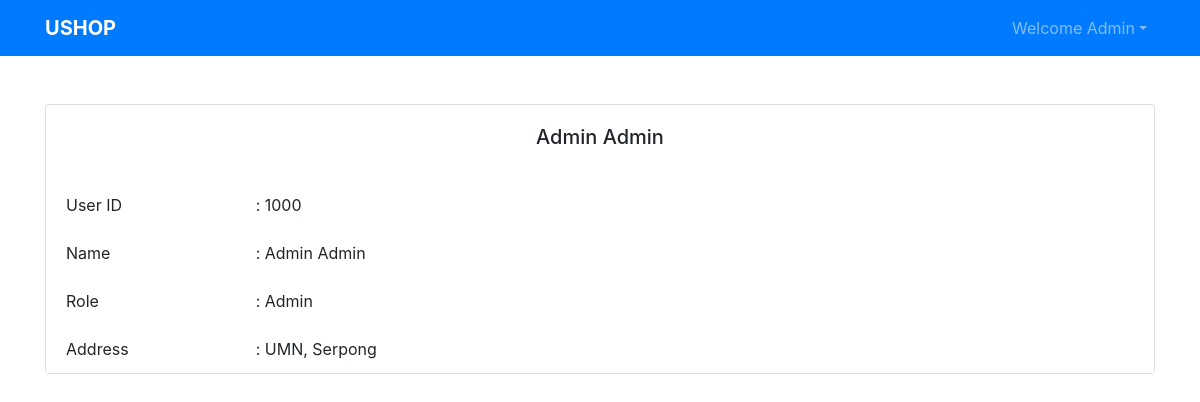
The page /view/account.php (signed in) on the database its author committed.
### tables this page shows
CREATE TABLE `user` (
  `user_id` varchar(10) NOT NULL,
  `password` varchar(255) NOT NULL,
  `first_name` varchar(255) NOT NULL,
  `last_name` varchar(255) NOT NULL,
  `role_id` int(11) NOT NULL,
  `address` varchar(255) NOT NULL
);

CREATE TABLE `role` (
  `role_id` int(11) NOT NULL,
  `role_name` varchar(255) NOT NULL,
  `role_desc` varchar(255) NOT NULL
);

### include/db.php (called while the page is built, shortened)
<?php
    class DBH
    {
        public function __construct()
        {
            $this->db = new PDO("mysql:host=localhost;dbname=ushop;charset=gbk", "root", "");
        }
    }
?>

### model/user.php (called while the page is built, shortened)
<?php
include_once '../include/db.php';
class User extends DBH
{
    public function role($role_id)
    {
        $query = $this->db->prepare("SELECT * FROM `role` WHERE `role_id` = ?");
        $query->execute([$role_id]);
        $result = $query->fetch();
        return $result['role_name'];
    }
    public function specificUser($user_id)
    {
        $query = $this->db->prepare("SELECT * FROM `user` WHERE `user_id` = ?");
        $query->execute([$user_id]);
        return $query->fetch();
    }
}
?>

### view/account.php (the view)
<?php
include 'header.php';
include '../model/user.php';
$user = new User();
$current = $user->specificUser($_SESSION['user']);
?>
<div class="container">
    <div class="card mx-auto mt-5">
        <div class="card-body">
            <h5 class="card-title text-center"><?= $current['first_name'] . " " . $current['last_name'] ?></h5>
        </div>
        <div class="row">
            <div class="col-2">
                <ul class="list-group list-group-flush">
                    <li class="list-group-item">User ID </li>
                    <li class="list-group-item">Name </li>
                    <li class="list-group-item">Role </li>
                    <li class="list-group-item">Address </li>
                </ul>
            </div>
            <div class="col-10">
                <ul class="list-group list-group-flush">
                    <li class="list-group-item"> : <?= $current['user_id'] ?></li>
                    <li class="list-group-item"> : <?= $current['first_name'] . " " . $current['last_name'] ?></li>
                    <li class="list-group-item"> : <?= $user->role($current['role_id']) ?></li>
                    <li class="list-group-item"> : <?= $current['address'] ?></li>
                </ul>
            </div>
        </div>
    </div>
</div>

### rows shown on the page
user: first_name "Admin", last_name "Admin", user_id "1000", role.role_name "Admin", address "UMN, Serpong"

### other values the page prints
$_SESSION['username'] "Admin"
